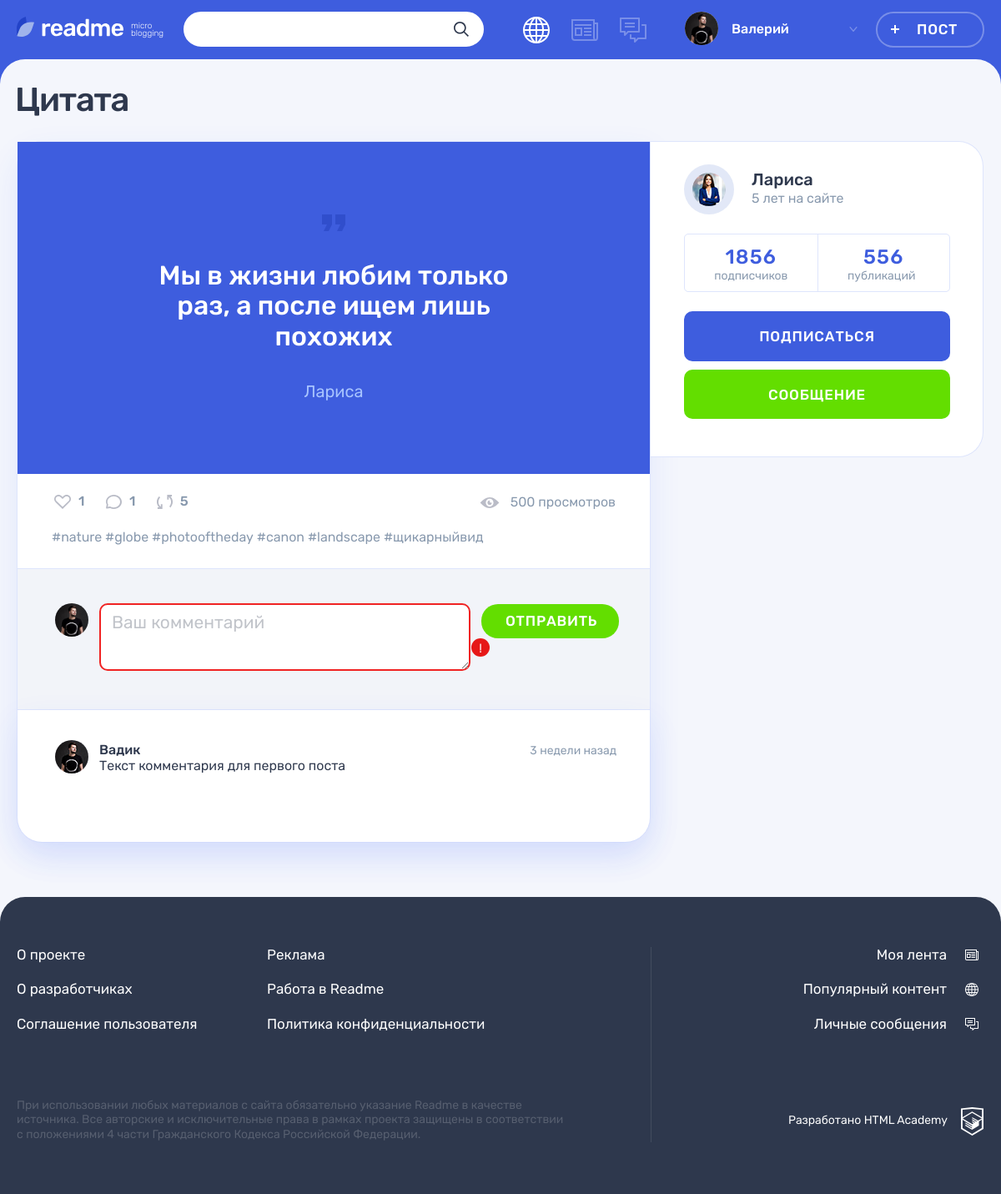
Screenshot of /post.php?post_id=1 with the database file from the repository.
### tables this page shows
CREATE TABLE posts (
  id INT AUTO_INCREMENT PRIMARY KEY,
  dt_add TIMESTAMP DEFAULT CURRENT_TIMESTAMP,
  user_id INT,
  content_type_id INT,
  title VARCHAR(255),
  content TEXT,
  quote_author VARCHAR(255),
  img_path VARCHAR(255),
  video_path VARCHAR(255),
  link_path VARCHAR(255),
  show_count INT
);

CREATE TABLE users (
  id INT AUTO_INCREMENT PRIMARY KEY,
  dt_add TIMESTAMP DEFAULT CURRENT_TIMESTAMP,
  email VARCHAR(128) NOT NULL UNIQUE,
  username VARCHAR(128) NOT NULL,
  password VARCHAR(64) NOT NULL,
  user_picture VARCHAR(255)
);

CREATE TABLE comments (
  id INT AUTO_INCREMENT PRIMARY KEY,
  dt_add TIMESTAMP DEFAULT CURRENT_TIMESTAMP,
  content TEXT,
  user_id INT,
  post_id INT
);

### helpers.php (called while the page is built, shortened)
<?php
function get_noun_plural_form(int $number, string $one, string $two, string $many): string
{
    $number = (int)$number;
    $mod10 = $number % 10;
    $mod100 = $number % 100;
    switch (true) {
        case ($mod10 >= 2 && $mod10 <= 4):
            return $two;
    }
}
function include_template($name, array $data = [])
{
    $name = 'templates/' . $name;
    extract($data);
    require $name;
    return ob_get_clean();
}
function hsc($str)
{
    return htmlspecialchars($str, ENT_QUOTES);
}
function get_date_diff_from_now(datetime $date)
{
    $date_now = date_create("now");
    $date_diff = date_diff($date_now, $date);
    $i_count = date_interval_format($date_diff, "%i");
    $h_count = date_interval_format($date_diff, "%h");
    $d_count = date_interval_format($date_diff, "%d");
    $m_count = date_interval_format($date_diff, "%m");
    $result = '';
    if ($m_count > 0) {
        $result = $m_count . ' ' . get_noun_plural_form($m_count, 'месяц', 'месяца', 'месяцев');
    } elseif ($d_count > 7) {
        $w_count =  round($d_count / 7, 0, PHP_ROUND_HALF_EVEN);
        $result = $w_count . ' ' . get_noun_plural_form($w_count, 'неделя', 'недели', 'недель');
    } elseif ($d_count <= 7 && $d_count > 0) {
        $result = $d_count . ' ' . get_noun_plural_form($d_count, 'день', 'дня', 'дней');
    } elseif ($h_count < 24 && $h_count > 0) {
        $result = $h_count . ' ' . get_noun_plural_form($h_count, 'час', 'часа', 'часов');
    } elseif ($i_count < 60) {
        $result = $i_count . ' ' . get_noun_plural_form($i_count, 'минута', 'минуты', 'минут');
    }
    return $result . ' назад';
}
function prepared_query(mysqli $db, string $sql, array $params, string $types = ""): mysqli_stmt
{
    $types = $types ?: str_repeat("s", count($params));
    $stmt = $db->prepare($sql);
    $stmt->bind_param($types, ...$params);
    $stmt->execute();
    return $stmt;
}
function select_query(mysqli $db, string $sql, array $params = [], string $types = ""): mysqli_result
{
    return prepared_query($db, $sql, $params, $types)->get_result();
}

### templates/post/post-comments.php (the view, shortened to what this page needs)
<div class="comments">
  <form class="comments__form form" action="#" method="post">
    <div class="comments__my-avatar">
      <img class="comments__picture" src="img/userpic-medium.jpg" alt="Аватар пользователя">
    </div>
    <div class="form__input-section form__input-section--error">
      <textarea class="comments__textarea form__textarea form__input" placeholder="Ваш комментарий"></textarea>
      <button class="form__error-button button" type="button">!</button>
    </div>
    <button class="comments__submit button button--green" type="submit">Отправить</button>
  </form>
  <div class="comments__list-wrapper">
    <ul class="comments__list">
      <?php foreach ($post_comments as $comment): ?>
      <?php $comment_date = date_create($comment['dt_add']) ?>
      <li class="comments__item user">
        <div class="comments__avatar">
          <a class="user__avatar-link" href="#">
            <img class="comments__picture" src="img/<?= hsc($comment['user_picture']) ?>" alt="Аватар пользователя">
          </a>
        </div>
        <div class="comments__info">
          <div class="comments__name-wrapper">
            <a class="comments__user-name" href="#">
              <span><?= hsc($comment['username']) ?></span>
            </a>
            <time
                class="comments__time"
                datetime="<?= hsc($comment['dt_add']) ?>"
                title="<?= hsc(date_format($comment_date, 'd.m.Y H:i')) ?>"
            ><?= hsc(get_date_diff_from_now($comment_date)) ?></time>
          </div>
          <p class="comments__text"><?= hsc($comment['content']) ?></p>
        </div>
      </li>
      <?php endforeach ?>
    </ul>
  </div>
</div>

### templates/post/post-quote.php
<div class="post__main">
  <blockquote>
    <p><?= hsc($post['content']) ?></p>
    <cite><?= hsc($post['username']) ?></cite>
  </blockquote>
</div>

### templates/post-details.php (shortened to what this page needs)
<main class="page__main page__main--publication">
  <div class="container">
    <h1 class="page__title page__title--publication"><?= hsc($post['title']) ?></h1>
    <section class="post-details">
      <div class="post-details__wrapper post-<?= hsc($post['type_class']) ?>">
        <div class="post-details__main-block post post--details">
          <?= $post_content ?>
          <div class="post__indicators">
            <div class="post__buttons">
              <a class="post__indicator post__indicator--likes button" href="#" title="Лайк">
                <svg class="post__indicator-icon" width="20" height="17">
                  <use xlink:href="#icon-heart"></use>
                </svg>
                <span><?= hsc($post['like_count'] ?? 0) ?></span>
              </a>
              <a class="post__indicator post__indicator--comments button" href="#" title="Комментарии">
                <svg class="post__indicator-icon" width="19" height="17">
                  <use xlink:href="#icon-comment"></use>
                </svg>
                <span><?= hsc($post['comment_count'] ?? 0) ?></span>
              </a>
              <a class="post__indicator post__indicator--repost button" href="#" title="Репост">
                <svg class="post__indicator-icon" width="19" height="17">
                  <use xlink:href="#icon-repost"></use>
                </svg>
                <span>5</span>
              </a>
            </div>
            <span class="post__view">500 просмотров</span>
          </div>
          <ul class="post__tags">
            <li><a href="#">#nature</a></li>
            <li><a href="#">#globe</a></li>
            <li><a href="#">#photooftheday</a></li>
            <li><a href="#">#canon</a></li>
            <li><a href="#">#landscape</a></li>
            <li><a href="#">#щикарныйвид</a></li>
          </ul>
          <?= $post_comments_content ?>
        </div>
        <div class="post-details__user user">
          <div class="post-details__user-info user__info">
            <div class="post-details__avatar user__avatar">
              <a class="post-details__avatar-link user__avatar-link" href="#">
                <img class="post-details__picture user__picture" src="img/<?= hsc($post['user_picture']) ?>" alt="Аватар пользователя">
              </a>
            </div>
            <div class="post-details__name-wrapper user__name-wrapper">
              <a class="post-details__name user__name" href="#">
                <span><?= hsc($post['username']) ?></span>
              </a>
              <time class="post-details__time user__time" datetime="2014-03-20">5 лет на сайте</time>
            </div>
          </div>
          <div class="post-details__rating user__rating">
            <p class="post-details__rating-item user__rating-item user__rating-item--subscribers">
              <span class="post-details__rating-amount user__rating-amount">1856</span>
              <span class="post-details__rating-text user__rating-text">подписчиков</span>
            </p>
            <p class="post-details__rating-item user__rating-item user__rating-item--publications">
              <span class="post-details__rating-amount user__rating-amount">556</span>
              <span class="post-details__rating-text user__rating-text">публикаций</span>
            </p>
          </div>
          <div class="post-details__user-buttons user__buttons">
            <button class="user__button user__button--subscription button button--main" type="button">Подписаться</button>
            <a class="user__button user__button--writing button button--green" href="#">Сообщение</a>
          </div>
        </div>
      </div>
    </section>
  </div>
</main>

### rows the page displays
posts: title "Цитата", content "Мы в жизни любим только раз, а после ищем лишь похожих", user.username "Лариса", user.user_picture (picture)
comments: user.user_picture (picture), user.username "Вадик", dt_add "3 недели назад", content "Текст комментария для первого поста"

### other values shown
hsc($user_name) "Валерий"
hsc($post['like_count'] ?? 0) "1"
hsc($post['comment_count'] ?? 0) "1"
